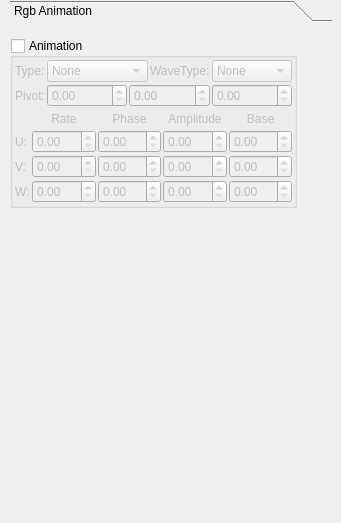
                <widget class="QWidget" name="tab_4">
                 <attribute name="title">
                  <string>rgbAnim</string>
                 </attribute>
                 <widget class="QToolBox" name="toolBox_4">
                  <property name="geometry">
                   <rect>
                    <x>10</x>
                    <y>0</y>
                    <width>322</width>
                    <height>514</height>
                   </rect>
                  </property>
                  <property name="currentIndex">
                   <number>0</number>
                  </property>
                  <widget class="QWidget" name="page_10">
                   <property name="geometry">
                    <rect>
                     <x>0</x>
                     <y>0</y>
                     <width>98</width>
                     <height>28</height>
                    </rect>
                   </property>
                   <attribute name="label">
                    <string>Rgb Animation</string>
                   </attribute>
                   <widget class="QWidget" name="widget_2" native="true">
                    <property name="geometry">
                     <rect>
                      <x>0</x>
                      <y>10</y>
                      <width>287</width>
                      <height>170</height>
                     </rect>
                    </property>
                    <layout class="QHBoxLayout" name="horizontalLayout_5">
                     <item>
                      <widget class="QGroupBox" name="groupBox_6">
                       <property name="title">
                        <string>Animation</string>
                       </property>
                       <property name="flat">
                        <bool>true</bool>
                       </property>
                       <property name="checkable">
                        <bool>true</bool>
                       </property>
                       <property name="checked">
                        <bool>false</bool>
                       </property>
                       <layout class="QVBoxLayout" name="_8">
                        <property name="spacing">
                         <number>2</number>
                        </property>
                        <property name="margin">
                         <number>2</number>
                        </property>
                        <item>
                         <layout class="QHBoxLayout" name="_9">
                          <item>
                           <widget class="QLabel" name="label_75">
                            <property name="text">
                             <string>Type:</string>
                            </property>
                           </widget>
                          </item>
                          <item>
                           <widget class="QComboBox" name="comboBox_14">
                            <property name="sizePolicy">
                             <sizepolicy hsizetype="Expanding" vsizetype="Fixed">
                              <horstretch>0</horstretch>
                              <verstretch>0</verstretch>
                             </sizepolicy>
                            </property>
                            <item>
                             <property name="text">
                              <string>None</string>
                             </property>
                            </item>
                            <item>
                             <property name="text">
                              <string>Translate</string>
                             </property>
                            </item>
                            <item>
                             <property name="text">
                              <string>Rotate</string>
                             </property>
                            </item>
                            <item>
                             <property name="text">
                              <string>Scale</string>
                             </property>
                            </item>
                           </widget>
                          </item>
                          <item>
                           <widget class="QLabel" name="label_76">
                            <property name="text">
                             <string>WaveType:</string>
                            </property>
                           </widget>
                          </item>
                          <item>
                           <widget class="QComboBox" name="comboBox_15">
                            <property name="sizePolicy">
                             <sizepolicy hsizetype="Expanding" vsizetype="Fixed">
                              <horstretch>0</horstretch>
                              <verstretch>0</verstretch>
                             </sizepolicy>
                            </property>
                            <property name="maximumSize">
                             <size>
                              <width>80</width>
                              <height>16777215</height>
                             </size>
                            </property>
                            <item>
                             <property name="text">
                              <string>None</string>
                             </property>
                            </item>
                            <item>
                             <property name="text">
                              <string>Sine</string>
                             </property>
                            </item>
                            <item>
                             <property name="text">
                              <string>Square</string>
                             </property>
                            </item>
                            <item>
                             <property name="text">
                              <string>Triangle</string>
                             </property>
                            </item>
                            <item>
                             <property name="text">
                              <string>Sawtooth</string>
                             </property>
                            </item>
                            <item>
                             <property name="text">
                              <string>InvSawtooth</string>
                             </property>
                            </item>
                            <item>
                             <property name="text">
                              <string>Noise</string>
                             </property>
                            </item>
                           </widget>
                          </item>
                         </layout>
                        </item>
                        <item>
                         <layout class="QHBoxLayout" name="_10">
                          <item>
                           <widget class="QLabel" name="label_77">
                            <property name="text">
                             <string>Pivot:</string>
                            </property>
                           </widget>
                          </item>
                          <item>
                           <widget class="QDoubleSpinBox" name="doubleSpinBox_65">
                            <property name="sizePolicy">
                             <sizepolicy hsizetype="Expanding" vsizetype="Fixed">
                              <horstretch>0</horstretch>
                              <verstretch>0</verstretch>
                             </sizepolicy>
                            </property>
                           </widget>
                          </item>
                          <item>
                           <widget class="QDoubleSpinBox" name="doubleSpinBox_66">
                            <property name="sizePolicy">
                             <sizepolicy hsizetype="Expanding" vsizetype="Fixed">
                              <horstretch>0</horstretch>
                              <verstretch>0</verstretch>
                             </sizepolicy>
                            </property>
                           </widget>
                          </item>
                          <item>
                           <widget class="QDoubleSpinBox" name="doubleSpinBox_67">
                            <property name="sizePolicy">
                             <sizepolicy hsizetype="Expanding" vsizetype="Fixed">
                              <horstretch>0</horstretch>
                              <verstretch>0</verstretch>
                             </sizepolicy>
                            </property>
                           </widget>
                          </item>
                         </layout>
                        </item>
                        <item>
                         <layout class="QGridLayout" name="_11">
                          <property name="spacing">
                           <number>2</number>
                          </property>
                          <item row="0" column="1">
                           <widget class="QLabel" name="label_78">
                            <property name="sizePolicy">
                             <sizepolicy hsizetype="Expanding" vsizetype="Minimum">
                              <horstretch>0</horstretch>
                              <verstretch>0</verstretch>
                             </sizepolicy>
                            </property>
                            <property name="text">
                             <string>Rate</string>
                            </property>
                            <property name="alignment">
                             <set>Qt::AlignCenter</set>
                            </property>
                           </widget>
                          </item>
                          <item row="0" column="2">
                           <widget class="QLabel" name="label_79">
                            <property name="sizePolicy">
                             <sizepolicy hsizetype="Expanding" vsizetype="Minimum">
                              <horstretch>0</horstretch>
                              <verstretch>0</verstretch>
                             </sizepolicy>
                            </property>
                            <property name="text">
                             <string>Phase</string>
                            </property>
                            <property name="alignment">
                             <set>Qt::AlignCenter</set>
                            </property>
                           </widget>
                          </item>
                          <item row="0" column="3">
                           <widget class="QLabel" name="label_80">
                            <property name="sizePolicy">
                             <sizepolicy hsizetype="Expanding" vsizetype="Minimum">
                              <horstretch>0</horstretch>
                              <verstretch>0</verstretch>
                             </sizepolicy>
                            </property>
                            <property name="text">
                             <string>Amplitude</string>
                            </property>
                            <property name="alignment">
                             <set>Qt::AlignCenter</set>
                            </property>
                           </widget>
                          </item>
                          <item row="0" column="4">
                           <widget class="QLabel" name="label_81">
                            <property name="sizePolicy">
                             <sizepolicy hsizetype="Expanding" vsizetype="Minimum">
                              <horstretch>0</horstretch>
                              <verstretch>0</verstretch>
                             </sizepolicy>
                            </property>
                            <property name="text">
                             <string>Base</string>
                            </property>
                            <property name="alignment">
                             <set>Qt::AlignCenter</set>
                            </property>
                           </widget>
                          </item>
                          <item row="1" column="0">
                           <widget class="QLabel" name="label_82">
                            <property name="sizePolicy">
                             <sizepolicy hsizetype="Minimum" vsizetype="Minimum">
                              <horstretch>0</horstretch>
                              <verstretch>0</verstretch>
                             </sizepolicy>
                            </property>
                            <property name="text">
                             <string>U:</string>
                            </property>
                           </widget>
                          </item>
                          <item row="1" column="1">
                           <widget class="QDoubleSpinBox" name="doubleSpinBox_68">
                            <property name="sizePolicy">
                             <sizepolicy hsizetype="Expanding" vsizetype="Fixed">
                              <horstretch>0</horstretch>
                              <verstretch>0</verstretch>
                             </sizepolicy>
                            </property>
                           </widget>
                          </item>
                          <item row="1" column="2">
                           <widget class="QDoubleSpinBox" name="doubleSpinBox_69">
                            <property name="sizePolicy">
                             <sizepolicy hsizetype="Expanding" vsizetype="Fixed">
                              <horstretch>0</horstretch>
                              <verstretch>0</verstretch>
                             </sizepolicy>
                            </property>
                           </widget>
                          </item>
                          <item row="1" column="3">
                           <widget class="QDoubleSpinBox" name="doubleSpinBox_70">
                            <property name="sizePolicy">
                             <sizepolicy hsizetype="Expanding" vsizetype="Fixed">
                              <horstretch>0</horstretch>
                              <verstretch>0</verstretch>
                             </sizepolicy>
                            </property>
                           </widget>
                          </item>
                          <item row="1" column="4">
                           <widget class="QDoubleSpinBox" name="doubleSpinBox_71">
                            <property name="sizePolicy">
                             <sizepolicy hsizetype="Expanding" vsizetype="Fixed">
                              <horstretch>0</horstretch>
                              <verstretch>0</verstretch>
                             </sizepolicy>
                            </property>
                           </widget>
                          </item>
                          <item row="2" column="0">
                           <widget class="QLabel" name="label_83">
                            <property name="sizePolicy">
                             <sizepolicy hsizetype="Minimum" vsizetype="Minimum">
                              <horstretch>0</horstretch>
                              <verstretch>0</verstretch>
                             </sizepolicy>
                            </property>
                            <property name="text">
                             <string>V:</string>
                            </property>
                           </widget>
                          </item>
                          <item row="2" column="1">
                           <widget class="QDoubleSpinBox" name="doubleSpinBox_72">
                            <property name="sizePolicy">
                             <sizepolicy hsizetype="Expanding" vsizetype="Fixed">
                              <horstretch>0</horstretch>
                              <verstretch>0</verstretch>
                             </sizepolicy>
                            </property>
                           </widget>
                          </item>
                          <item row="2" column="2">
                           <widget class="QDoubleSpinBox" name="doubleSpinBox_73">
                            <property name="sizePolicy">
                             <sizepolicy hsizetype="Expanding" vsizetype="Fixed">
                              <horstretch>0</horstretch>
                              <verstretch>0</verstretch>
                             </sizepolicy>
                            </property>
                           </widget>
                          </item>
                          <item row="2" column="3">
                           <widget class="QDoubleSpinBox" name="doubleSpinBox_74">
                            <property name="sizePolicy">
                             <sizepolicy hsizetype="Expanding" vsizetype="Fixed">
                              <horstretch>0</horstretch>
                              <verstretch>0</verstretch>
                             </sizepolicy>
                            </property>
                           </widget>
                          </item>
                          <item row="2" column="4">
                           <widget class="QDoubleSpinBox" name="doubleSpinBox_75">
                            <property name="sizePolicy">
                             <sizepolicy hsizetype="Expanding" vsizetype="Fixed">
                              <horstretch>0</horstretch>
                              <verstretch>0</verstretch>
                             </sizepolicy>
                            </property>
                           </widget>
                          </item>
                          <item row="3" column="0">
                           <widget class="QLabel" name="label_84">
                            <property name="sizePolicy">
                             <sizepolicy hsizetype="Minimum" vsizetype="Minimum">
                              <horstretch>0</horstretch>
                              <verstretch>0</verstretch>
                             </sizepolicy>
                            </property>
                            <property name="text">
                             <string>W:</string>
                            </property>
                           </widget>
                          </item>
                          <item row="3" column="1">
                           <widget class="QDoubleSpinBox" name="doubleSpinBox_76">
                            <property name="sizePolicy">
                             <sizepolicy hsizetype="Expanding" vsizetype="Fixed">
                              <horstretch>0</horstretch>
                              <verstretch>0</verstretch>
                             </sizepolicy>
                            </property>
                           </widget>
                          </item>
                          <item row="3" column="2">
                           <widget class="QDoubleSpinBox" name="doubleSpinBox_77">
                            <property name="sizePolicy">
                             <sizepolicy hsizetype="Expanding" vsizetype="Fixed">
                              <horstretch>0</horstretch>
                              <verstretch>0</verstretch>
                             </sizepolicy>
                            </property>
                           </widget>
                          </item>
                          <item row="3" column="3">
                           <widget class="QDoubleSpinBox" name="doubleSpinBox_78">
                            <property name="sizePolicy">
                             <sizepolicy hsizetype="Expanding" vsizetype="Fixed">
                              <horstretch>0</horstretch>
                              <verstretch>0</verstretch>
                             </sizepolicy>
                            </property>
                           </widget>
                          </item>
                          <item row="3" column="4">
                           <widget class="QDoubleSpinBox" name="doubleSpinBox_79">
                            <property name="sizePolicy">
                             <sizepolicy hsizetype="Expanding" vsizetype="Fixed">
                              <horstretch>0</horstretch>
                              <verstretch>0</verstretch>
                             </sizepolicy>
                            </property>
                           </widget>
                          </item>
                         </layout>
                        </item>
                       </layout>
                      </widget>
                     </item>
                    </layout>
                   </widget>
                  </widget>
                 </widget>
                </widget>
